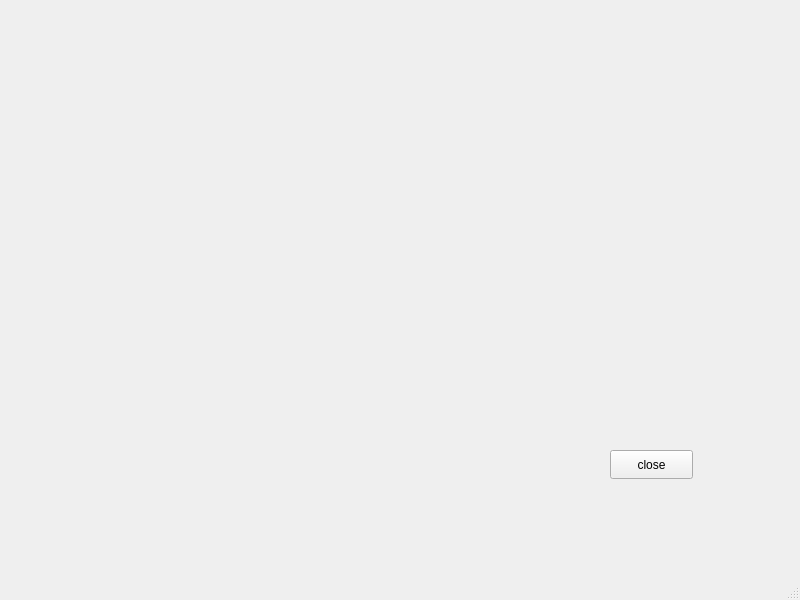
<?xml version="1.0" encoding="UTF-8"?>
<ui version="4.0">
 <class>History</class>
 <widget class="QMainWindow" name="History">
  <property name="geometry">
   <rect>
    <x>0</x>
    <y>0</y>
    <width>800</width>
    <height>600</height>
   </rect>
  </property>
  <property name="windowTitle">
   <string>MainWindow</string>
  </property>
  <widget class="QWidget" name="centralwidget">
   <widget class="QPushButton" name="closeButton">
    <property name="geometry">
     <rect>
      <x>610</x>
      <y>450</y>
      <width>83</width>
      <height>29</height>
     </rect>
    </property>
    <property name="text">
     <string>close</string>
    </property>
   </widget>
  </widget>
  <widget class="QMenuBar" name="menubar">
   <property name="geometry">
    <rect>
     <x>0</x>
     <y>0</y>
     <width>800</width>
     <height>25</height>
    </rect>
   </property>
  </widget>
  <widget class="QStatusBar" name="statusbar"/>
 </widget>
 <resources/>
 <connections/>
</ui>
